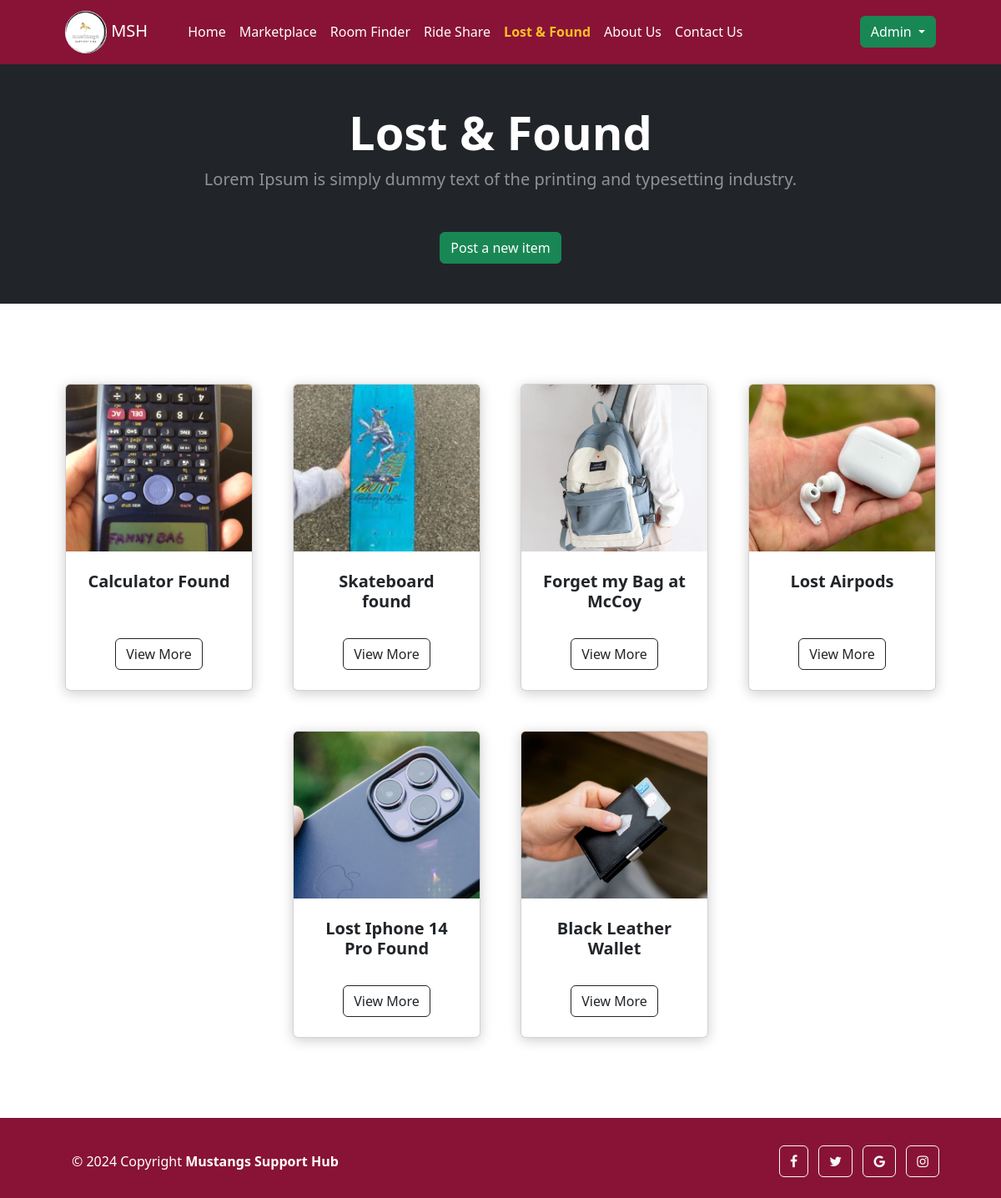
Screenshot of /lostfound/ (signed in) with the database file from the repository.
### main/models.py (models this page shows, shortened)
class LostAndFoundModel(models.Model):
    user = models.ForeignKey(User, on_delete=models.CASCADE)
    category = models.ForeignKey(LostAndFoundCategoryModel, on_delete=models.CASCADE)
    title = models.CharField(max_length=100)
    description = models.TextField()
    image = models.ImageField(upload_to="lost_and_found")
    image_2 = models.ImageField(upload_to="lost_and_found", blank=True, null=True)
    image_3 = models.ImageField(upload_to="lost_and_found", blank=True, null=True)
    image_4 = models.ImageField(upload_to="lost_and_found", blank=True, null=True)
    contact = models.CharField(max_length=100)
    created_at = models.DateTimeField(auto_now_add=True)
    updated_at = models.DateTimeField(auto_now=True)
    class Meta:
        verbose_name = "Lost and Found"
        verbose_name_plural = "Lost and Founds"

### main/views.py (the view)
# urls.py: path("lostfound/", views.LostFoundView.as_view(), name="lostfound"),
class LostFoundView(View):
    def get(self, request):
        if request.user.is_authenticated:
            lostfound_items = models.LostAndFoundModel.objects.all().order_by(
                "-created_at"
            )
            categories = models.LostAndFoundCategoryModel.objects.all()
            return render(
                request,
                "lostfound-user.html",
                {
                    "navbarActive": "lostfound",
                    "lostfound_items": lostfound_items,
                    "categories": categories,
                },
            )
        return render(request, "lostfound.html", {"navbarActive": "lostfound"})

### main/context_processors.py (called while the page is built, shortened)
def user_data(request):
    user = request.user
    if user.is_authenticated:
        user_data = User.objects.get(username=user.username)
        return {"user_data": user_data}

### templates/lostfound-user.html (shortened to what this page needs)
{% extends 'base.html' %}
{% block header %}
<header class="bg-dark py-5">
  <div class="container px-4 px-lg-5">
    <div class="text-center text-white">
      <h1 class="display-4 fw-bolder">Lost & Found</h1>
      <p class="lead fw-normal text-white-50 mb-0">
        Lorem Ipsum is simply dummy text of the printing and typesetting
        industry.
      </p>
      <button
        class="btn btn-success mt-5 -mb-5"
        onclick="location.href='{% url 'lostfound_item_new' %}'"
      >
        Post a new item
      </button>
    </div>
  </div>
</header>
{% endblock %}
{% block main %}
<section class="py-5">
  <div class="container px-4 px-lg-5 mt-5">
    <div
      class="row gx-4 gx-lg-5 row-cols-2 row-cols-md-3 row-cols-xl-4 justify-content-center"
    >
      {% for item in lostfound_items %}
      <div class="col mb-5">
        <div
          class="card h-100"
          style="
            transform: perspective(1px) translateZ(0);
            box-shadow: 0 0 1px rgba(0, 0, 0, 0), 0 3px 15px rgba(0, 0, 0, 0.2);
          "
        >
          <img
            class="card-img-top card-img-top-same-height"
            src="{{ item.image.url }}"
            alt="..."
          />
          <div class="card-body p-4">
            <div class="text-center">
              <h5 class="fw-bolder">{{ item.title }}</h5>
            </div>
          </div>
          <div class="card-footer p-4 pt-0 border-top-0 bg-transparent">
            <div class="text-center">
              <a
                class="btn btn-outline-dark mt-auto"
                href="{% url 'lostfound_item' item.id %}"
                >View More</a
              >
            </div>
          </div>
        </div>
      </div>
      {% endfor %}
    </div>
  </div>
</section>
{% endblock %}

### templates/base.html (shortened to what this page needs)
{% load static %}
<!DOCTYPE html>
<html lang="en">
  <head>
    <link
      href="https://cdn.jsdelivr.net/npm/bootstrap-icons@1.5.0/font/bootstrap-icons.css"
      rel="stylesheet"
    />
    <link href="{% static 'css/styles.css' %}" rel="stylesheet" />
    <link
    href="{% static 'font-awesome/css/font-awesome.min.css' %}"
    rel="stylesheet"
  />
  </head>
  <body>
    {% block navbar %}
    <nav class="navbar navbar-expand-lg">
      <div class="container px-4 px-lg-5">
        <a class="navbar-brand" href="{% url 'home' %}">
          <img class="img img-fluid rounded-circle" style="width: 50px;" src="{% static 'img/logo.jpeg' %}" alt="UNIHUB" />
          MSH</a>
        <div class="collapse navbar-collapse" id="navbarSupportedContent">
          <ul class="navbar-nav me-auto mb-2 mb-lg-0 ms-lg-4">
            <li class="nav-item">
              <a
                class="nav-link {% if navbarActive == 'home' %}active{% endif %}"
                href="{% url 'home' %}"
                >Home</a
              >
            </li>
            <li class="nav-item">
              <a
                class="nav-link {% if navbarActive == 'marketplace' %}active{% endif %}"
                href="{% url 'marketplace' %}"
                >Marketplace</a
              >
            </li>
            <li class="nav-item">
              <a
                class="nav-link {% if navbarActive == 'roomfinder' %}active{% endif %}"
                href="{% url 'roomfinder' %}"
                >Room Finder</a
              >
            </li>
            <li class="nav-item">
              <a
                class="nav-link {% if navbarActive == 'rideshare' %}active{% endif %}"
                href="{% url 'rideshare' %}"
                >Ride Share</a
              >
            </li>
            <li class="nav-item">
              <a
                class="nav-link {% if navbarActive == 'lostfound' %}active{% endif %}"
                href="{% url 'lostfound' %}"
                >Lost & Found</a
              >
            </li>
            <li class="nav-item">
              <a
                class="nav-link {% if navbarActive == 'about' %}active{% endif %}"
                href="{% url 'about' %}"
                >About Us</a
              >
            </li>
            <li class="nav-item">
              <a
                class="nav-link {% if navbarActive == 'contact' %}active{% endif %}"
                href="{% url 'contact' %}"
                >Contact Us</a
              >
            </li>
          </ul>
          <form class="d-flex">
            {% if user.is_authenticated %}
            <div class="dropdown">
              <a
                class="btn btn-success dropdown-toggle"
                href="#"
                role="button"
                id="dropdownMenuLink"
                data-bs-toggle="dropdown"
                aria-expanded="false"
              >
               {{ user.first_name }} {{ user.last_name }}
              </a>
            {% else %}
            <a href="{% url 'login' %}" class="btn btn-success">
              Login / Register
            </a>
            {% endif %}
          </form>
        </div>
      </div>
    </nav>
    {% endblock %} {% block header %}{% endblock %} {% block main %}{%endblock %}
  <footer
          class="text-center text-lg-start text-white"
          style="background-color: #881337"
          >
    <div class="container p-4 pb-0">
      <section class="p-3 pt-0">
        <div class="row d-flex align-items-center">
          <div class="col-md-7 col-lg-8 text-center text-md-start">
            <div class="p-3">
              © 2024 Copyright
              <a class="text-white" style="text-decoration: none;" href="/"
                 >
                 <b>Mustangs Support Hub</b></a
                >
            </div>
          </div>
          <div class="col-md-5 col-lg-4 ml-lg-0 text-center text-md-end">
            <a
               class="btn btn-outline-light btn-floating m-1"
               class="text-white"
               role="button"
               ><i class="fa fa-facebook"></i
              ></a>
            <a
               class="btn btn-outline-light btn-floating m-1"
               class="text-white"
               role="button"
               ><i class="fa fa-twitter" aria-hidden="true"></i>
              </a>
            <a
               class="btn btn-outline-light btn-floating m-1"
               class="text-white"
               role="button"
               ><i class="fa fa-google" aria-hidden="true"></i>
              </a>
            <a
               class="btn btn-outline-light btn-floating m-1"
               class="text-white"
               role="button"
               ><i class="fa fa-instagram" aria-hidden="true"></i>
              </a>
          </div>
        </div>
      </section>
    </div>
  </footer>
  </body>
</html>

### rows the page displays
LostAndFoundModel: image (picture), title "Calculator Found"
LostAndFoundModel: image (picture), title "Skateboard found"
LostAndFoundModel: image (picture), title "Forget my Bag at McCoy"
LostAndFoundModel: image (picture), title "Lost Airpods"
LostAndFoundModel: image (picture), title "Lost Iphone 14 Pro Found"
LostAndFoundModel: image (picture), title "Black Leather Wallet"

### other values shown
{{ user.first_name }} "Admin"
